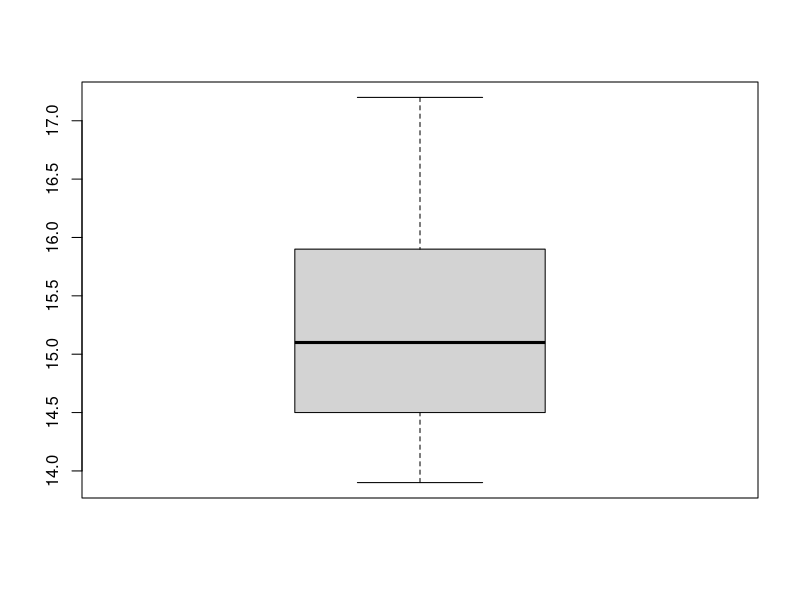
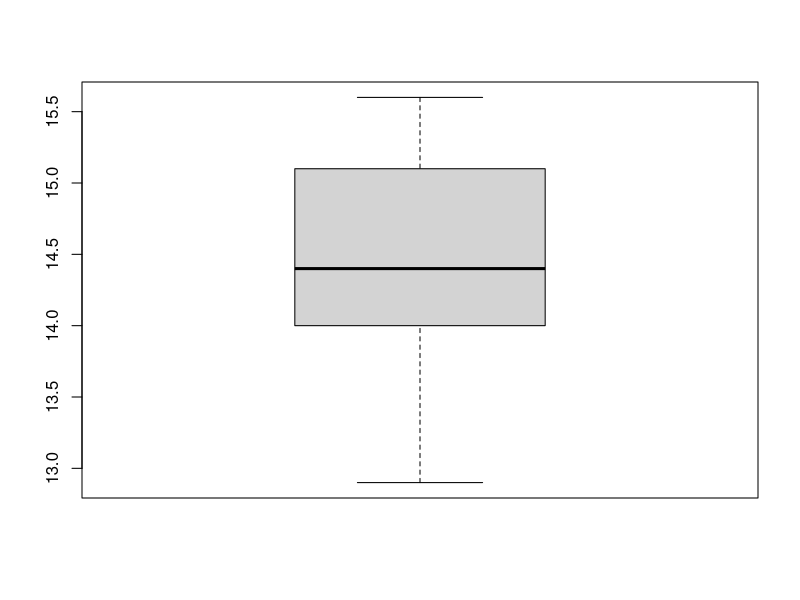
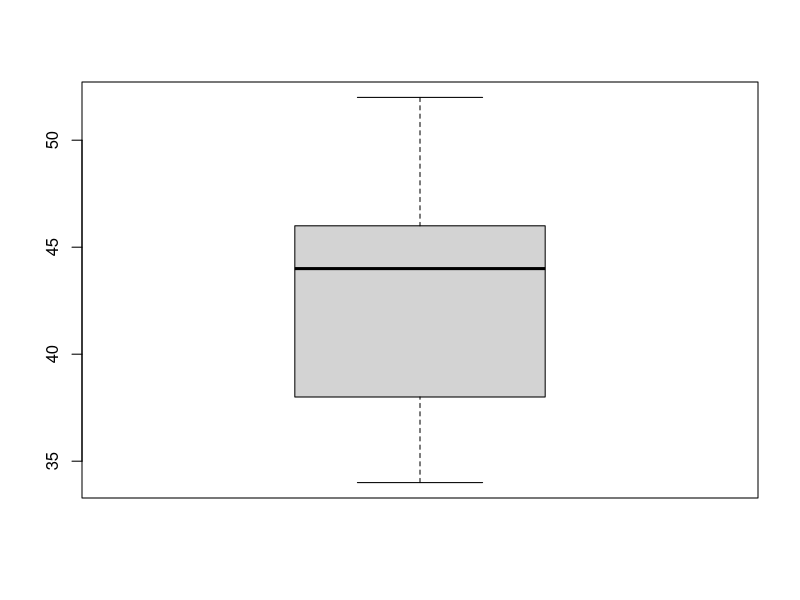
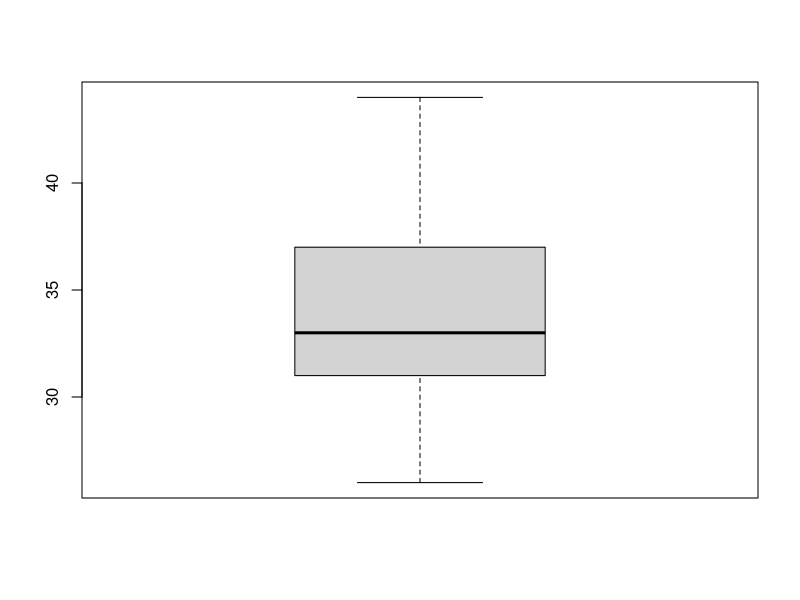

Reproduce these figures in R, in order. (Note: this script raises an error after producing the figures.)
#6.4

insulation<-c(15.7,14.8,14.2,16.1,15.3,13.9,17.2,14.9,
              13.7,14.1,14.7,15.4,15.6,14.4,12.9,15.1,14.0)
group<-c("old","old","old","old","old","old","old","old",
           "new","new","new","new","new","new","new","new","new")
boxplot(insulation[1:8])
boxplot(insulation[9:17])
var(insulation[1:8])
var(insulation[9:17])

#don't look like equal variances...




#Wilcox Mann Whitney
#Assumes populations have equal variances, is that ok?
#Book doesn't mention the equal variance assumption
wilcox.test(insulation ~ group, var.equal=FALSE, alternative="two.sided",mu=0, conf.int=TRUE)


#t-based
t.test(insulation ~ group, alternative = "two.sided", mu = 0, conf.int=TRUE)

#t-based procedure is more precise



#6.7

diabetic<-c(42,44,38,52,48,46,34,44,38)
normal<-c(34,43,35,33,34,26,30,31,27,28,27,30,37,38,32,32,36,32,32,38,42,36,44,33,38)

boxplot(diabetic)
boxplot(normal)
var(diabetic)/var(normal)
weight<-c(diabetic,normal)
weight
length(weight)
groups1<-rep("diabetic", length(diabetic))
groups1
groups2<-rep("normal", length(normal))
groups2

groups<-c(groups1,groups2)
groups
length(groups)

wilcox.test(weight~groups, mu=0, alternative="two.sided", conf.int = TRUE)
t.test(weight~groups, mu=0, alternative="two.sided", conf.int = TRUE)


#6.15 

withoutDifficulties<-c(204,218,197,183,227,233,191)
withDifficulties<-c(243,228,261,202,343,242,220,239)

ks.test(withoutDifficulties, withDifficulties, atlernative="two.sided")
ks.test(withoutDifficulties, withDifficulties, alternative = "greater")

#6.16
conover<-c(21,20,17,25,29,21,32,18,32,31)
bradley<-c(45,14,13,31,35,20,58,41,64,25)
words<-c(conover,bradley)

g1<-rep("conover",length(conover))
g2<-rep("bradley",length(bradley))
group<-c(g1,g2)
group<-as.factor(group)

#i)
#Check for difference in centrality
wilcox.test(conover, bradley, var.eq=FALSE)

#ii)
library(coin)
conover_test(words ~ group)

#iii)
ks.test(conover, bradley)

#iv)
shapiro.test(conover)
shapiro.test(bradley)

#5
#bootstrap

data(CaffeineTaps, package='Lock5Data')
str(CaffeineTaps)

taps <- CaffeineTaps$Taps

boxplot(taps ~ CaffeineTaps$Group)

M <- 10000
bs_diffs <- vector("numeric",length=M)
for(i in 1:M){
  #sampling with replacement from each independent sample
  bs_taps1 <- sample(taps[1:10],replace=TRUE) #caffeine
  bs_taps2 <- sample(taps[11:20],replace=TRUE) #no caffeine
  bs_diffs[i] <- mean(bs_taps1)-mean(bs_taps2) #Take a bootstrap sample mean and store it in vector
}

hist(bs_diffs)

CI <- quantile( bs_diffs, probs=c(0.025, 0.975) )  #Creates a 95% CI
CI



#WMW
wilcox.test(taps ~ CaffeineTaps$Group, mu = 0, alternative="two.sided",conf.int = TRUE)

#t
t.test(taps ~ CaffeineTaps$Group, mu = 0, alternative="two.sided",conf.int = TRUE)

#Which do I prefer? 
#Bootstrap is most precise and has all its assumptions met




#6

#a
data(Smiles, package='Lock5Data')
str(Smiles)
leniency <- Smiles$Leniency
Smiles$Group
hist(leniency[1:34])
hist(leniency[35:length(Smiles$Group)])

#b
mean(leniency[1:34])
Sx<-sd(leniency[1:34])
Sx

mean(leniency[35:length(Smiles$Group)])
Sy<-sd(leniency[35:length(Smiles$Group)])
Sy


(Sx^2)/(Sy^2)
#Not significantly different

#c
library(car)

#Ho: var of smiles = variance of neutral
#H1: var of smiles =/= var neutral
leveneTest(leniency ~ Smiles$Group)
#p-value .6188
#Fail to reject Ho


#d
t.test(leniency ~ Smiles$Group, var.equal=TRUE, mu=0)
#t is the test statistic



#e

#Ho:
#H1: mux - muy =/= 0 

# permutation test for a difference in two group means 

meanSmile <- mean(leniency[1:34])

meanNeutral <- mean(leniency[35:length(leniency)])

obs_ds <- meanSmile - meanNeutral #observed 
obs_ds

M <- 10000
diffs <- vector("numeric",length=M) #what is this line? A vector, with numeric entries, of 
for(i in 1:M){
  perm_leniency <- sample(leniency)     #take a sample from the taps (is it just a shuffling here?)
  diffs[i] <- mean(perm_leniency[1:34])-mean(perm_leniency[35:length(leniency)]) #store the difference in the sample from Group 1 and Group 2
}

hist(diffs)

sum(abs(diffs) >= obs_ds)   #sum where the absolute value of the difference is greater than the observed test statistic
#Means, sum up the the values that are more extreme than the observed test statistic
#The absolute value accounts for the two tails
pval<-sum(abs(diffs) >= obs_ds)/M # two-sided test  
#Takes the proportion of the sample more extreme that the observed test statistic
pval

#For p-value = .0452, reject Ho . However, recommend gathering a larger sample before 
